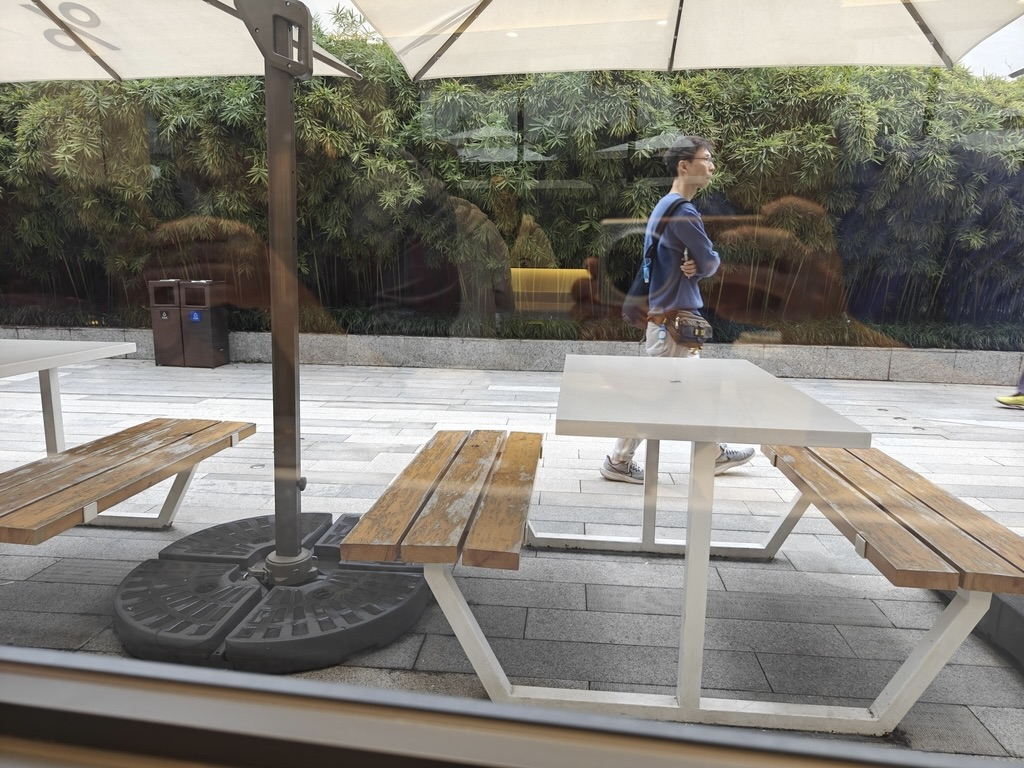
#> input picture reflection-removal-frontend/src/lib/assets/input.jpg, 1024 x 768 px
$ python -i enhance_service.py   (imports and definitions only)
#> lines starting #> are read from the running program, lines starting #| are printed output that depends on the picture
from __future__ import annotations

import os
import uuid

try:
    from PIL import Image, ImageEnhance, ImageFilter
except ImportError:  # pragma: no cover
    Image = None
    ImageEnhance = None
    ImageFilter = None


def create_enhanced_image(source_path: str, output_dir: str = "uploads") -> str:
#> called with output_dir = 'uploads'
    if Image is None or ImageEnhance is None or ImageFilter is None:
        raise RuntimeError("Pillow is required for AI enhancement")

    if not source_path or not os.path.exists(source_path):
        raise FileNotFoundError("Processed image not found")

    os.makedirs(output_dir, exist_ok=True)

    extension = os.path.splitext(source_path)[1] or ".png"
    enhanced_name = f"enhanced_{uuid.uuid4().hex}{extension}"
    enhanced_path = os.path.join(output_dir, enhanced_name)

    with Image.open(source_path) as image:
#> image is the input picture: PIL image 1024x768 RGB; mean R, G, B 130.7, 127.4, 119.4
        working = image.convert("RGB") if image.mode not in ("RGB", "RGBA") else image.copy()
        working = working.filter(ImageFilter.UnsharpMask(radius=1.8, percent=135, threshold=2))
        working = ImageEnhance.Contrast(working).enhance(1.1)
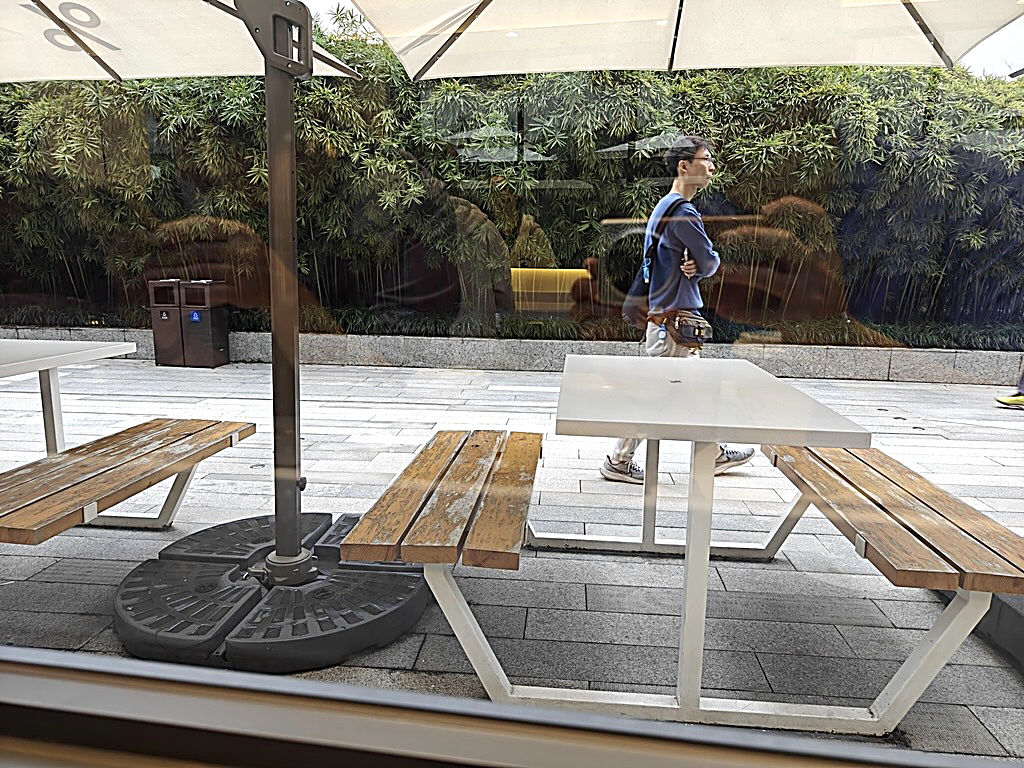
#> working: PIL image 1024x768 RGB; mean R, G, B 130.1, 126.5, 118
        working = ImageEnhance.Color(working).enhance(1.04)
        working = ImageEnhance.Sharpness(working).enhance(1.08)

        save_kwargs = {"quality": 96} if extension.lower() in {".jpg", ".jpeg"} else {}
        working.save(enhanced_path, **save_kwargs)

    return enhanced_path

>>> result = create_enhanced_image('../../../reflection-removal-frontend/src/lib/assets/input.jpg')

$ run again, on reflection-removal-frontend/src/lib/assets/test_0002.jpg
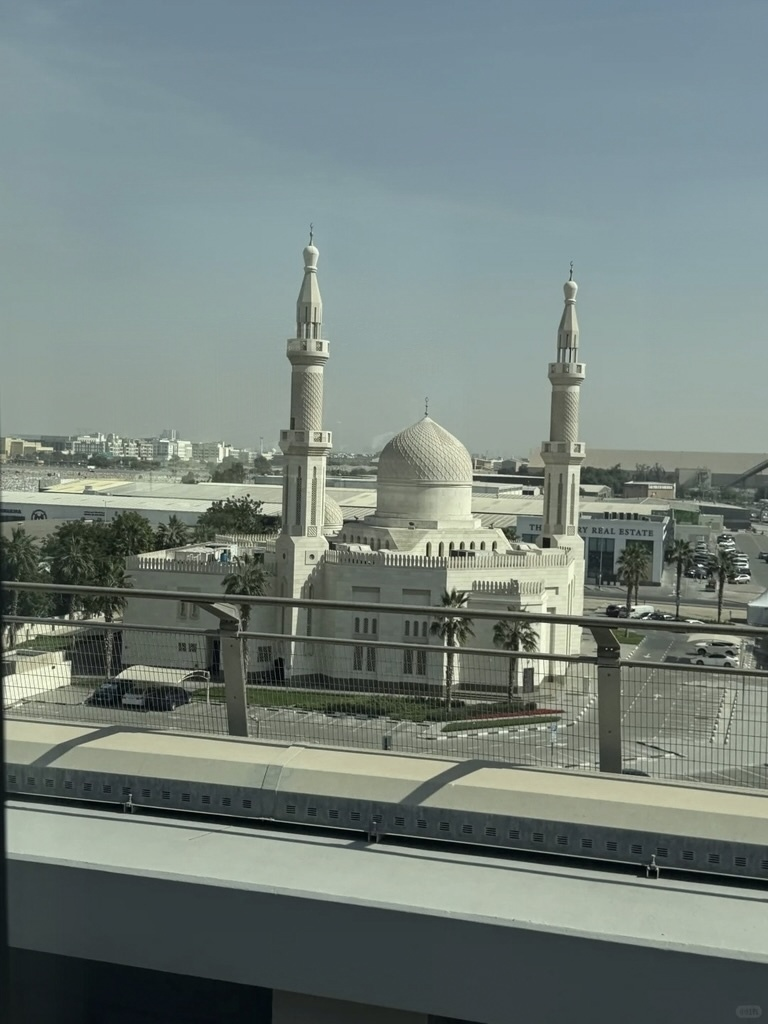
#> input picture reflection-removal-frontend/src/lib/assets/test_0002.jpg, 768 x 1024 px
#> in create_enhanced_image, image is the input picture: PIL image 768x1024 RGB; mean R, G, B 116.9, 129.4, 125
#> in create_enhanced_image, `working = working.filter(ImageFilter.UnsharpMask(radius=1.8, percent=1..`:
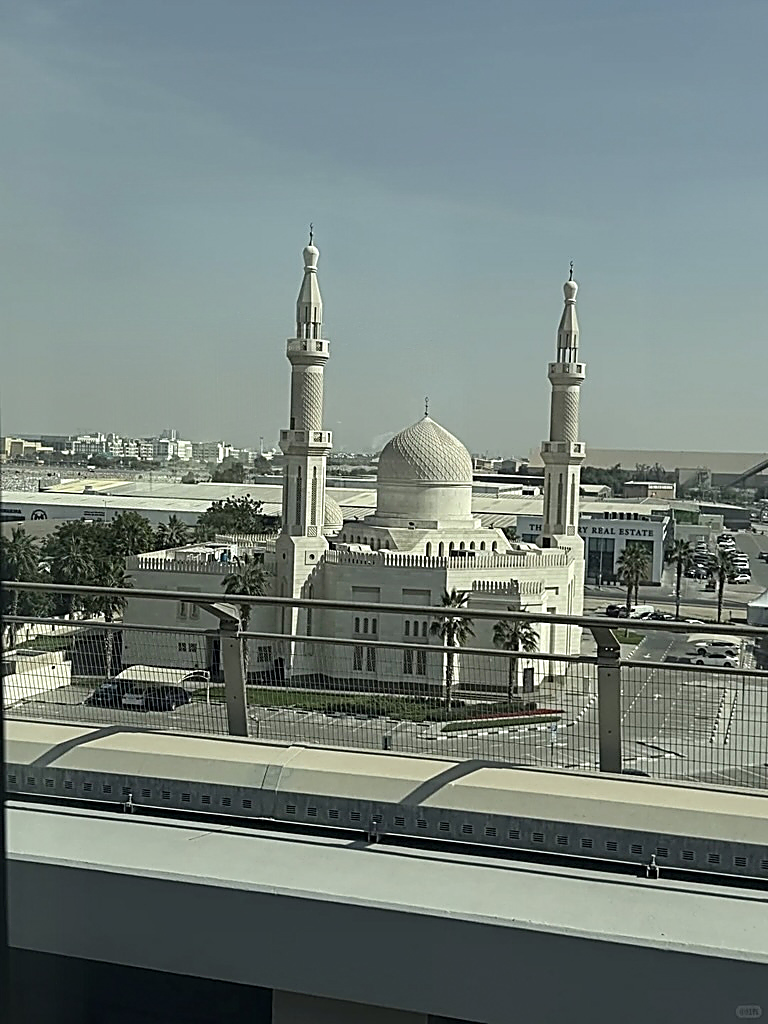
#> working: PIL image 768x1024 RGB; mean R, G, B 116.9, 129.3, 125.1

$ run again, on reflection-removal-frontend/src/lib/assets/test_0003.jpg
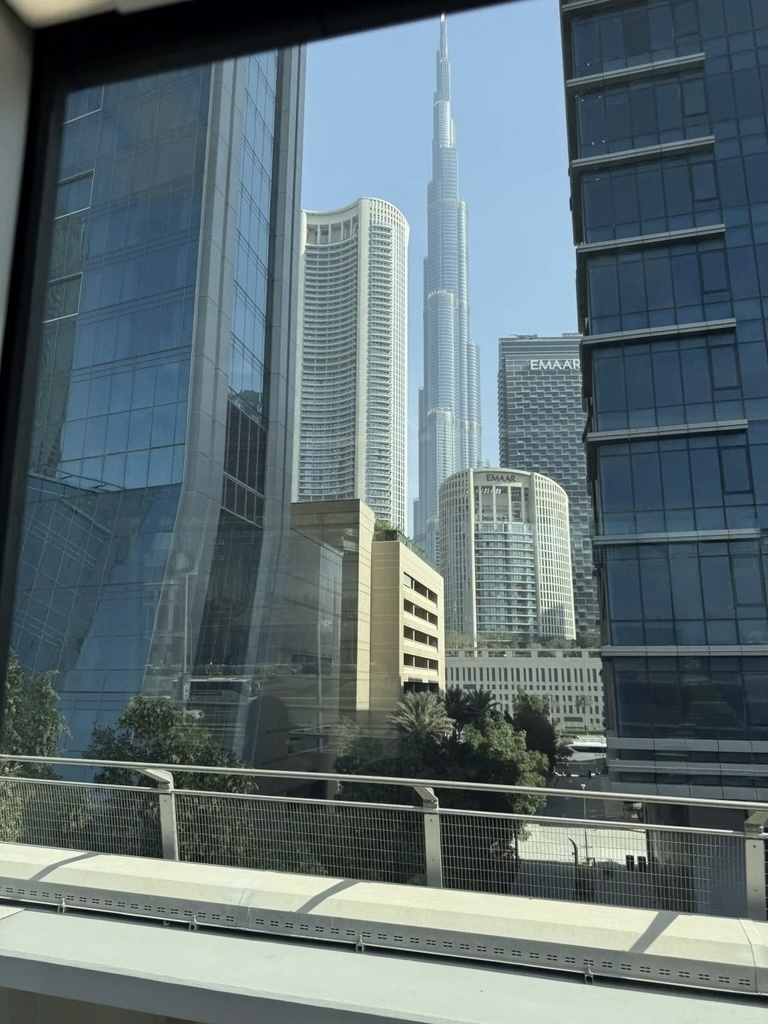
#> input picture reflection-removal-frontend/src/lib/assets/test_0003.jpg, 768 x 1024 px
#> in create_enhanced_image, image is the input picture: PIL image 768x1024 RGB; mean R, G, B 96.1, 112.1, 116.5
#> in create_enhanced_image, `working = ImageEnhance.Contrast(working).enhance(1.1)`:
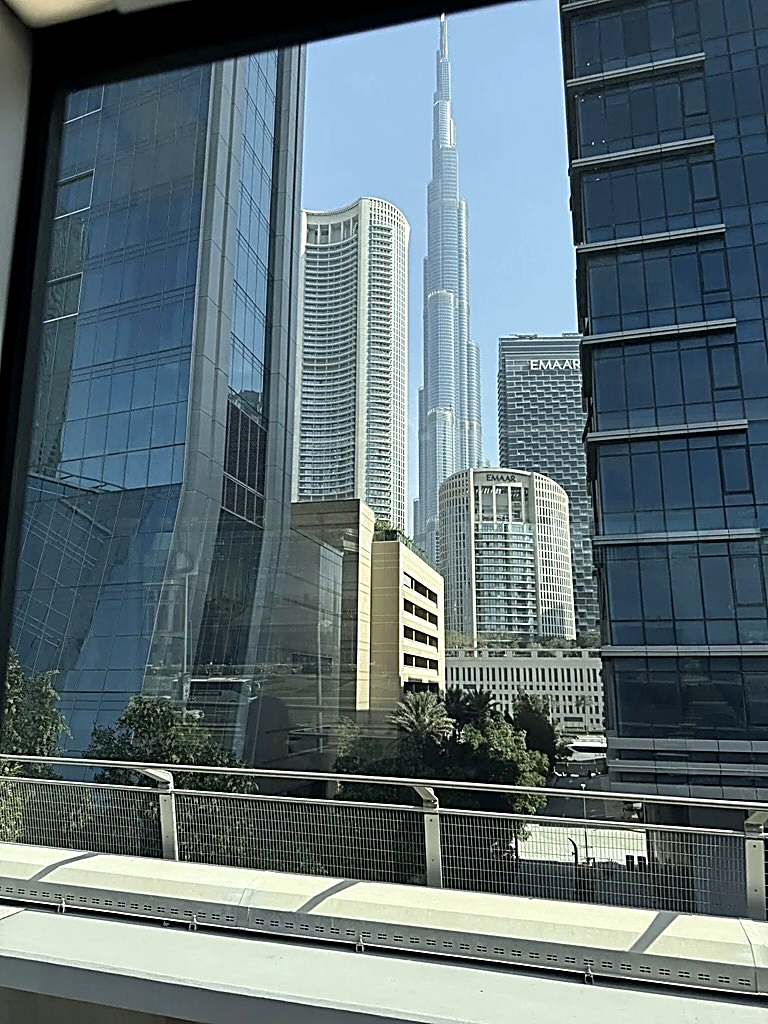
#> working: PIL image 768x1024 RGB; mean R, G, B 94.7, 111.7, 116.9
